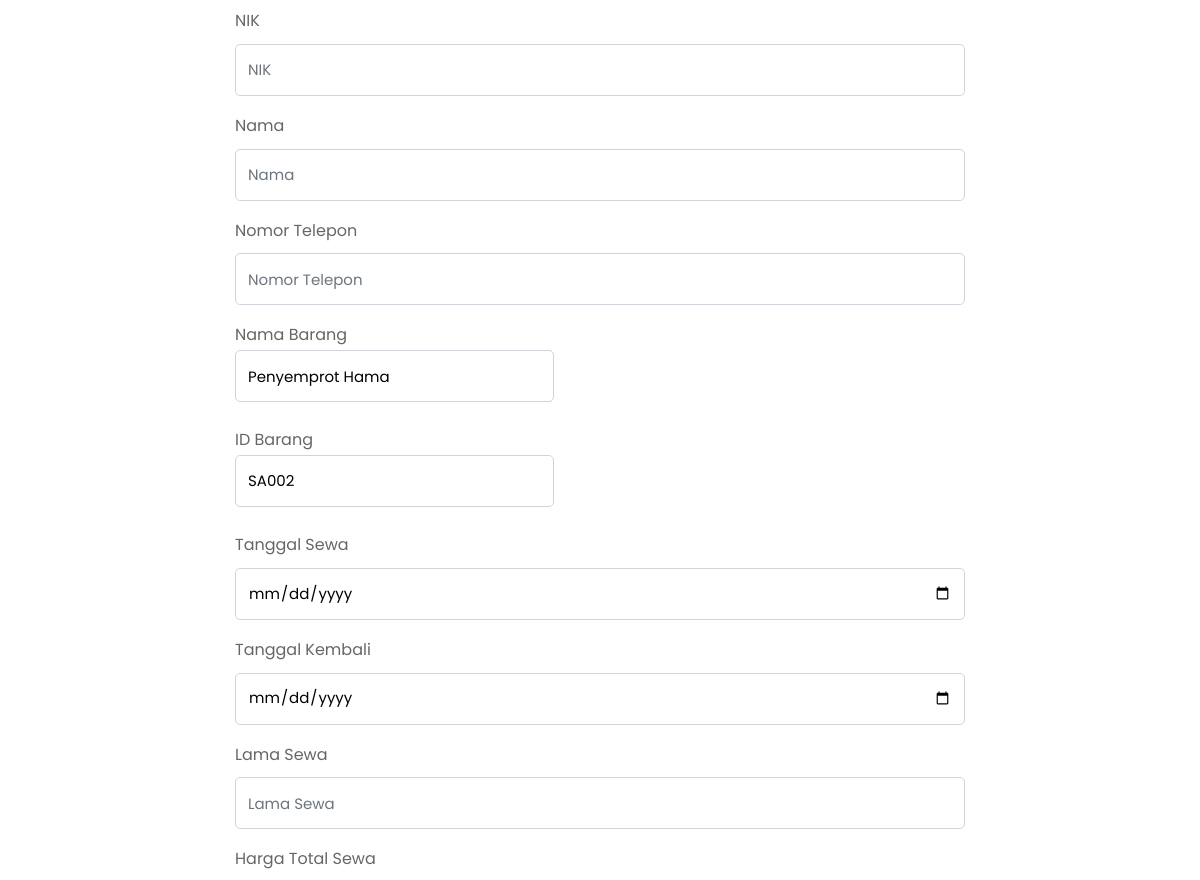
/sewaalat/formsewa.php?id=SA002 (middle part), run on an earlier commit of the app's database.
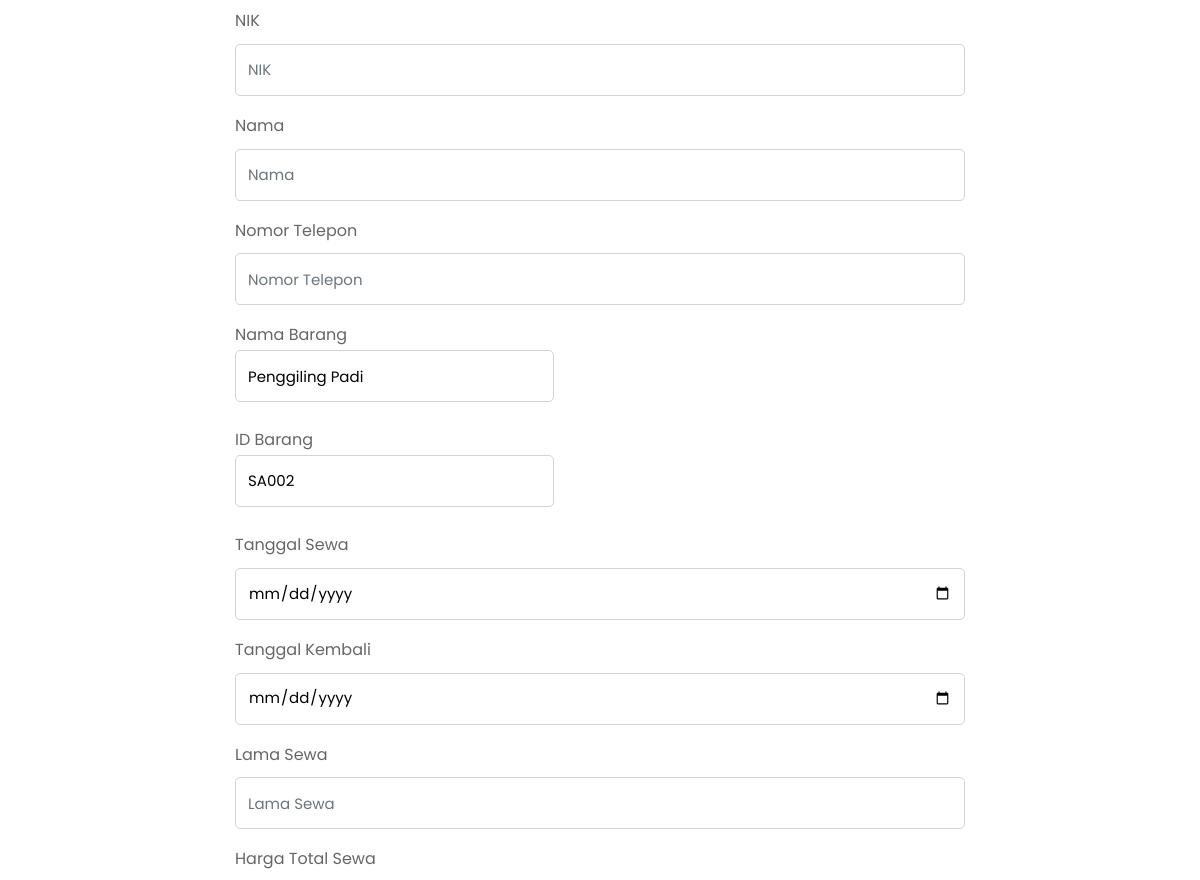
And on a later commit of the database.
### tables this page shows
CREATE TABLE `barang` (
  `id_barang` varchar(5) NOT NULL,
  `nama_barang` varchar(20) NOT NULL,
  `harga` int(11) NOT NULL,
  `stok` int(11) NOT NULL,
  `gambar` varchar(255) NOT NULL
);

### sewaalat/formsewa.php (the view, shortened to what this page needs)
<?php
  require_once '../koneksi.php';
  if (isset($_GET['id'])) {
    $id = $_GET['id'];
    $result = mysqli_query($host,"SELECT * FROM barang WHERE id_barang = '$id'");
    $data = mysqli_fetch_assoc($result);
  }
?>
<!DOCTYPE html>
<html lang="en">
  <head>
    <link rel="stylesheet" href="css/open-iconic-bootstrap.min.css">
    <link rel="stylesheet" href="css/animate.css">
    <link rel="stylesheet" href="css/owl.carousel.min.css">
    <link rel="stylesheet" href="css/owl.theme.default.min.css">
    <link rel="stylesheet" href="css/magnific-popup.css">
    <link rel="stylesheet" href="css/aos.css">
    <link rel="stylesheet" href="css/ionicons.min.css">
    <link rel="stylesheet" href="css/bootstrap-datepicker.css">
    <link rel="stylesheet" href="css/jquery.timepicker.css">
    <link rel="stylesheet" href="css/flaticon.css">
    <link rel="stylesheet" href="css/icomoon.css">
    <link rel="stylesheet" href="css/style.css">
  </head>
  <body>
		<section class="ftco-section contact-section">
      <div class="container">
        <div class="row block-9 justify-content-center mb-5">
          <div class="col-md-8 mb-md-5">
            <form action="" id="form-input" method="POST">
              <div class="form-group">
                <label for="nama">NIK</label>
                        <input type="text" class="form-control" name="nik" id="nik" placeholder="NIK" required>
              </div>
              <div class="form-group">
                <label for="nama">Nama</label>
                        <input type="text" class="form-control" name="nama" id="nama" placeholder="Nama" required>
              </div>
              <div class="form-group">
                <label for="nama">Nomor Telepon</label>
                        <input type="text" class="form-control" name="no_telepon" id="no_telepon" placeholder="Nomor Telepon" required>
              </div>
              <div class="form-group">
                <label for="nama">Nama Barang
                        <input type="text" class="form-control" name="namabarang" id="namabarang" value="<?= $data['nama_barang']; ?>" readonly>
              </label>
              </div>
              <div class="form-group">
                <label for="nama">ID Barang
                        <input type="text" class="form-control" name="idbarang" id="idbarang" value="<?= $data['id_barang']; ?>" readonly>
              </label>
              </div>
              <div class="form-group">
                <label for="tempat">Tanggal Sewa</label>
                        <div class="input-group">
                            <input id="tgl_sewa" type="date" min="<?= date('Y-m-d'); ?>" max="" class="form-control" placeholder="tanggalsewa" name="tgl_sewa" required>
              </div>
              </div>
              <div class="form-group">
                <label for="tempat">Tanggal Kembali</label>
                        <div class="input-group">
                            <input id="tgl_kembali" type="date" min="" max="" class="form-control" placeholder="tanggalkembali" name="tgl_kembali" required>
               </div>
              </div>
              <div class="form-group">
                <label for="nama">Lama Sewa</label>
                        <input type="text" class="form-control" name="lamasewa" value="" id="lamasewa" placeholder="Lama Sewa" required readonly>
              </div>
              <div class="form-group">
                <label for="nama">Harga Total Sewa</label>
              </div>
            </form>
          </div>
        </div>
      </div>
    </section>
  </body>
</html>

What changed in the data, as far as the page shows it:
changed barang "SA002": namabarang "Penyemprot Hama" → "Penggiling Padi"
